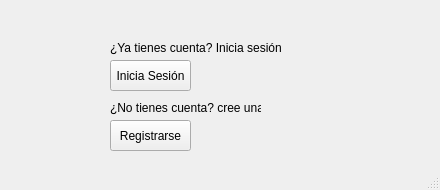
<?xml version="1.0" encoding="UTF-8"?>
<ui version="4.0">
 <class>MainWindow</class>
 <widget class="QMainWindow" name="MainWindow">
  <property name="geometry">
   <rect>
    <x>0</x>
    <y>0</y>
    <width>440</width>
    <height>190</height>
   </rect>
  </property>
  <property name="windowTitle">
   <string>MainWindow</string>
  </property>
  <widget class="QWidget" name="centralwidget">
   <widget class="QLabel" name="lbl_LogIn">
    <property name="geometry">
     <rect>
      <x>110</x>
      <y>40</y>
      <width>171</width>
      <height>16</height>
     </rect>
    </property>
    <property name="text">
     <string>¿Ya tienes cuenta? Inicia sesión</string>
    </property>
   </widget>
   <widget class="QPushButton" name="btn_LogIn">
    <property name="geometry">
     <rect>
      <x>110</x>
      <y>60</y>
      <width>81</width>
      <height>31</height>
     </rect>
    </property>
    <property name="text">
     <string>Inicia Sesión</string>
    </property>
   </widget>
   <widget class="QLabel" name="lbl_Register">
    <property name="geometry">
     <rect>
      <x>110</x>
      <y>100</y>
      <width>151</width>
      <height>16</height>
     </rect>
    </property>
    <property name="text">
     <string>¿No tienes cuenta? cree una</string>
    </property>
   </widget>
   <widget class="QPushButton" name="btn_Register">
    <property name="geometry">
     <rect>
      <x>110</x>
      <y>120</y>
      <width>81</width>
      <height>31</height>
     </rect>
    </property>
    <property name="text">
     <string>Registrarse</string>
    </property>
   </widget>
  </widget>
  <widget class="QStatusBar" name="statusbar"/>
 </widget>
 <resources/>
 <connections/>
</ui>
